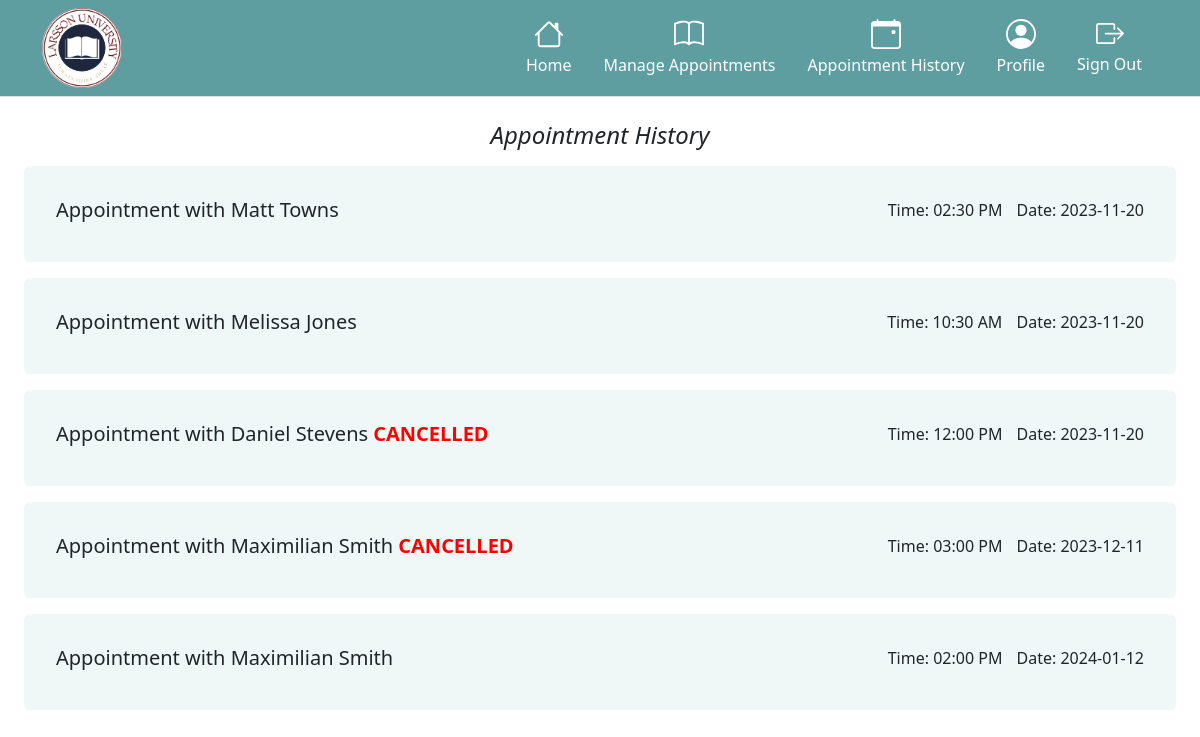
The page /therapistAppointmentHistoryPage.php (signed in) on the database its author committed.
### tables this page shows
CREATE TABLE `appointments` (
  `appointmentID` int(11) NOT NULL,
  `studentID` int(11) NOT NULL,
  `therapistID` int(11) NOT NULL,
  `requestID` int(11) NOT NULL,
  `date` date NOT NULL,
  `time` time(6) NOT NULL,
  `status` varchar(150) DEFAULT NULL
);

CREATE TABLE `students` (
  `studentID` int(11) NOT NULL,
  `first_name` varchar(150) NOT NULL,
  `last_name` varchar(150) NOT NULL,
  `diagnoses` varchar(150) NOT NULL,
  `emailAddress` varchar(150) NOT NULL,
  `password` varchar(150) NOT NULL
);

### therapistAppointmentHistoryPage.php (the view, shortened to what this page needs)
<?php
require_once "config.php";
$therapistID = $_SESSION['user_id'];
$query = "SELECT a.*, s.first_name, s.last_name
          FROM appointments a
          JOIN students s ON a.studentID = s.studentID
          WHERE a.therapistID = ?";
$stmt = mysqli_prepare($link, $query);
mysqli_stmt_bind_param($stmt, "i", $therapistID);
mysqli_stmt_execute($stmt);
$allAppointments = mysqli_stmt_get_result($stmt);
?>
<!DOCTYPE html>
<html lang="en">
<head>
    <link rel="stylesheet" href="style.css">
    <link href="https://cdn.jsdelivr.net/npm/bootstrap@5.3.2/dist/css/bootstrap.min.css" rel="stylesheet">
</head>
<body>
    <header>
        <nav>
            <div class="px-3 py-2 border-bottom navBar">
                <div class="container">
                  <div class="d-flex flex-wrap align-items-center justify-content-center justify-content-lg-start">
                    <a href="therapistHomepage.php" class="d-flex align-items-center my-2 my-lg-0 me-lg-auto text-white text-decoration-none">
                      <img src="Images/solidLogo.png" style="height: 60pt;">
                    </a>
                    <ul class="nav col-12 col-lg-auto my-2 justify-content-center my-md-0 text-small navIcons">
                      <li>
                        <a href="therapistHomepage.php" class="nav-link text-white">
                          Home
                        </a>
                      </li>
                      <li>
                        <a href="therapistManageAppointmentsPage.php" class="nav-link text-white">
                          Manage Appointments
                        </a>
                      </li>
                      <li>
                        <a href="#" class="nav-link text-white">
                          Appointment History
                        </a>
                      </li>
                      <li>
                        <a href="therapistProfilePage.php" class="nav-link text-white">
                          Profile
                        </a>
                      </li>
                      <li>
                        <a href="logoutPage.php" class="nav-link text-white">
                          Sign Out
                        </a>
                      </li>
                    </ul>
                  </div>
                </div>
              </div>
        </nav>
    </header>
    <div class="p-4 mb-3 bg-body-white rounded">
        <h4 class="fst-italic" style="text-align: center;">Appointment History</h4>
        <?php while ($row = mysqli_fetch_assoc($allAppointments)) { ?>
          <div class="rounded mt-3 appointmentBox historyBox">
            <div class="row">
              <div class="col-sm-6">
              <h5>Appointment with <?php echo $row['first_name']; ?> <?php echo $row['last_name']; ?>
              <strong style="color: red; text-transform: uppercase;"><?php echo $row['status']; ?></strong></h5>
              </div>
              <div class="col-sm-6 text-end">
                <p style="display: inline; margin-right: 10px;">Time: <?php echo date('h:i A', strtotime($row['time'])); ?></p>
                <p style="display: inline;">Date: <?php echo $row['date']; ?></p>
              </div>
            </div>
          </div>
      <?php } ?>
    </div>
  </body>
</html>

### style.css (style rules this page uses)
.navBar { background-color: #5F9EA0; }
.appointmentBox { background-color: #b3d9d935; padding: 1rem; }
.appointmentBox p { margin-top: 15pt; }
.navIcons { display: flex; }
.historyBox { padding: 2rem ; }

### rows shown on the page
appointments: studentID.first_name "Matt", studentID.last_name "Towns", time "02:30 PM", date "2023-11-20"
appointments: studentID.first_name "Melissa", studentID.last_name "Jones", time "10:30 AM", date "2023-11-20"
appointments: studentID.first_name "Daniel", studentID.last_name "Stevens", status "CANCELLED", time "12:00 PM", date "2023-11-20"
appointments: studentID.first_name "Maximilian", studentID.last_name "Smith", status "CANCELLED", time "03:00 PM", date "2023-12-11"
appointments: studentID.first_name "Maximilian", studentID.last_name "Smith", time "02:00 PM", date "2024-01-12"
